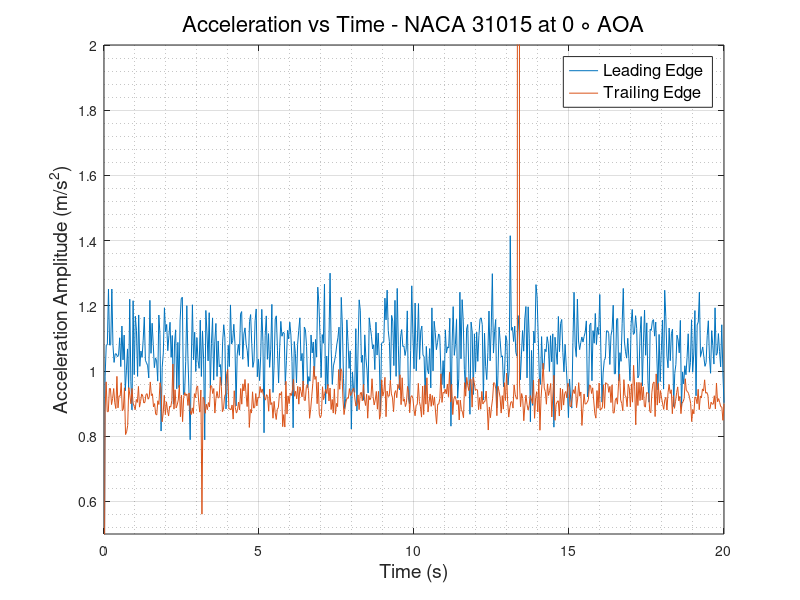
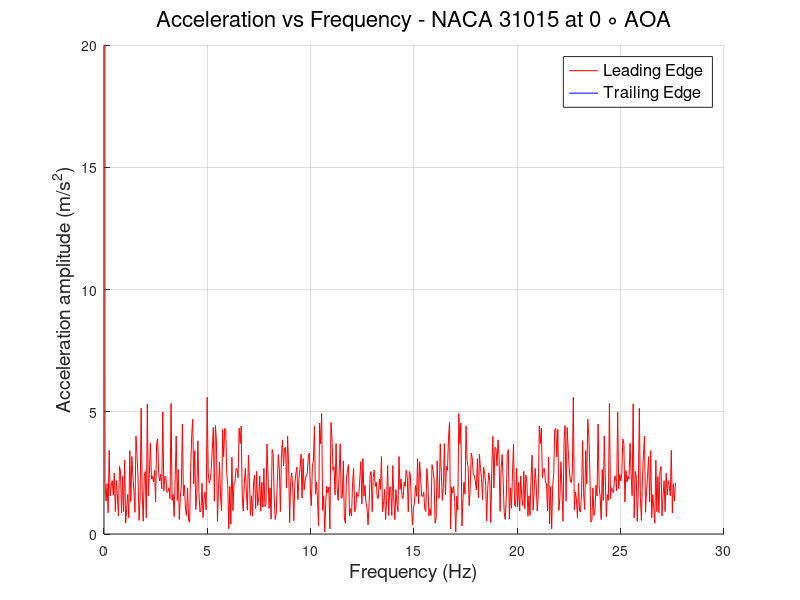

Write MATLAB code to recreate these figures, in order.
clc
clear
close all
%% READING ACCELEROMETER DATA and defining Variables
                        % LEADING EDGE %
data   = xlsread('LE_500rpm.csv');
LE_time   = data(:,1);
LE_X_acc  = data(:,2);
LE_Y_acc  = data(:,3);
LE_Z_acc  = data(:,4);
LE_R_acc  = sqrt(LE_X_acc.^2 + LE_Y_acc.^2 + LE_Z_acc.^2);
% plot(LE_time,LE_R_acc)
N      = numel(LE_time);
Ts     = abs(diff(LE_time(1:2)));
fs     = 1/Ts;
f_axis = [0:N-1]*fs/N;
A_freq_LE = fft(LE_R_acc);
figure(1) 
plot(LE_time,LE_R_acc)
hold on
figure(2)
hold on
plot(f_axis,abs(A_freq_LE),'-r','LineWidth',0.5)
grid on 
grid minor
                        % TRAILING EDGE %
data   = xlsread('TE_500rpm.csv');
TE_time   = data(:,1);
TE_X_acc  = data(:,2);
TE_Y_acc  = data(:,3);
TE_Z_acc  = data(:,4);
TE_R_acc  = sqrt(TE_X_acc.^2 + TE_Y_acc.^2 + TE_Z_acc.^2);
% plot(TE_time,TE_R_acc)
N      = numel(TE_time);
Ts     = abs(diff(TE_time(1:2)));
fs     = 1/Ts;
f_axis = [0:N-1]*fs/N;
A_freq_TE = fft(TE_R_acc);
figure(1)
plot(TE_time, TE_R_acc)
grid on
grid minor
xlabel('Time (s)','FontSize',14,'FontWeight','normal')
ylabel('Acceleration Amplitude (m/s^2)','FontSize',14,'FontWeight','normal')
legend ('Leading Edge','Trailing Edge','FontSize',12,'FontWeight','normal')
title('Acceleration vs Time - NACA 31015 at 0 \circ AOA','FontSize',16,'FontWeight','normal')
ylim([0.5 2])
figure(2)
plot(f_axis,abs(A_freq_TE),'-b','LineWidth',0.5)
grid on 
grid minor
ylabel('Acceleration amplitude (m/s^2)','FontSize',14,'FontWeight','normal')
xlabel('Frequency (Hz)','FontSize',14,'FontWeight','normal')
ylim([0 20])
legend ('Leading Edge','Trailing Edge','FontSize',12,'FontWeight','normal')
title('Acceleration vs Frequency - NACA 31015 at 0 \circ AOA','FontSize',16,'FontWeight','normal')
